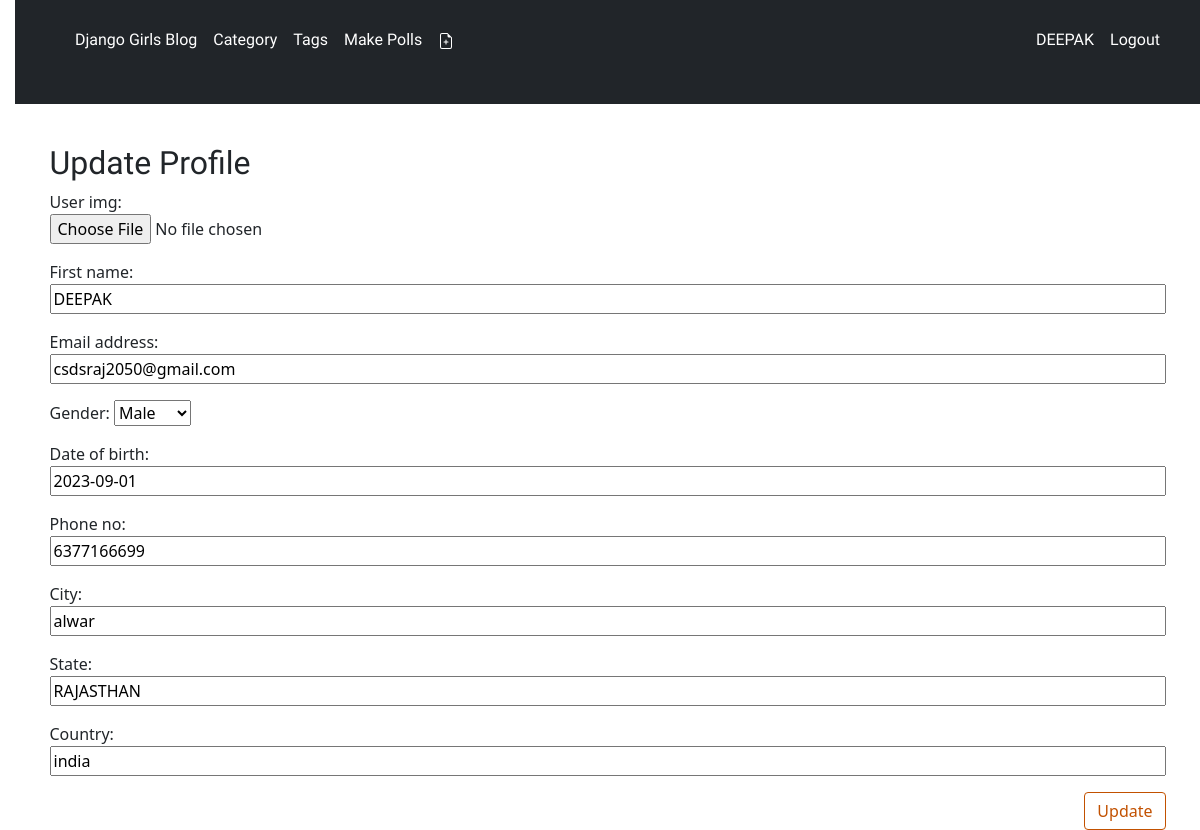
The page /update_profile/14/edit (signed in) on the database as committed earlier.
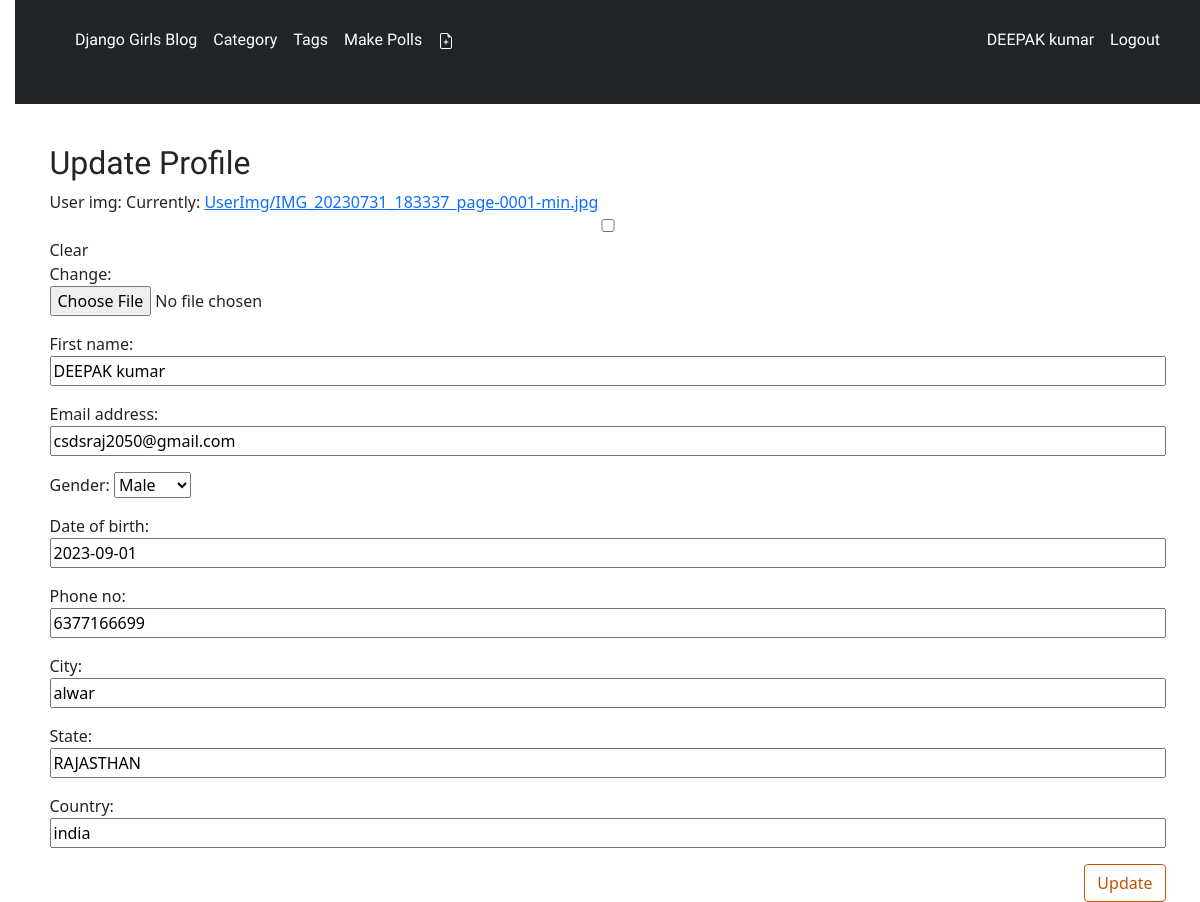
The same page on the database as committed later.
### blog/models.py (models this page shows, shortened)
class User(AbstractUser):
    phone_no = models.PositiveIntegerField(validators=[MaxValueValidator(9999999999)], null=True,blank=True)
    gender = models.CharField(max_length=1,choices=SEX_CHOICES,)
    date_of_birth = models.DateField(null=True)
    company = models.CharField(max_length=100,null=True,blank=True)
    city = models.CharField(max_length=30)
    state = models.CharField(max_length=30)
    country = models.CharField(max_length=30)
    user_img = models.ImageField(upload_to='UserImg', blank=True, null=True)
    user_web =  models.URLField(max_length=250,null=True,blank=True)
    user_address = models.CharField(max_length=300)
    rule = models.CharField(max_length=1,choices=RULE_CHOICES, null=True,blank=True)

### blog/views.py (the view)
# urls.py: path('update_profile/<int:pk>/edit', views.update_profile, name='update_profile'),
def update_profile(request, pk):
    user = get_object_or_404(User, pk=pk)
    if request.method == "POST":
        form = UserForm(request.POST, request.FILES, instance=request.user)
        if form.is_valid():
            user = form.save(commit=False)
            user.author = request.user
            user.save()
            messages.success(request, f'User Details updated succesfully.')
            return redirect('user_profile')
    else:
        form = UserForm(instance=request.user)
    return render(request, 'blog/update_profile.html', {'form':form})

### blog/forms.py
class UserForm(forms.ModelForm):
    class Meta:
        model = User
        fields = ['user_img','first_name', 'email', 'gender', 'date_of_birth', 'phone_no', 'city', 'state', 'country']

### blog/templates/blog/update_profile.html (shortened to what this page needs)
{% extends 'blog/base.html' %}
{% block content %}
<h2>Update Profile</h2>
<form method="POST" class="post-form" enctype="multipart/form-data">
    {{ form.as_p }}
    <button type="submit" class="save btn btn-secondary">Update</button>
</form>
{% endblock %}

### blog/templates/blog/base.html (shortened to what this page needs)
{% load static %}
<!DOCTYPE html>
<html>
    <head>
        <link rel="stylesheet" href="https://cdn.jsdelivr.net/npm/bootstrap-icons@1.10.5/font/bootstrap-icons.css">
        <link rel="stylesheet" href="https://cdn.jsdelivr.net/npm/bootstrap@5.1.3/dist/css/bootstrap.min.css"
>
        <link rel="stylesheet" href="{% static 'css1/blog.css' %}">
    </head>
    <body>
        <header class="page-header navbar navbar-expand-lg navbar-dark bg-dark">
            <div class="container">
                <div class="collapse navbar-collapse" id="navbarSupportedContent">
                    <ul class="navbar-nav me-auto mb-2 mb-lg-0 ft">
                        <li class="nav-item ">
                          <a class="nav-link active" aria-current="page" href="{% url 'post_list' %}">Django Girls Blog</a> &nbsp; &nbsp; &nbsp; &nbsp; &nbsp; &nbsp;
                        </li>
                        <li class="nav-item">
                          <a class="nav-link active" aria-current="page" href="{% url 'category_list' %}">Category</a>&nbsp; &nbsp; &nbsp; &nbsp; &nbsp; &nbsp;
                        </li>
                        <li class="nav-item">
                          <a class="nav-link active" aria-current="page" href="{% url 'tags' %}">Tags</a>&nbsp; &nbsp; &nbsp; &nbsp; &nbsp; &nbsp;
                        </li>
                        <li class="nav-item">
                          <a class="nav-link active" href="{% url 'polls:index' %}">Make Polls</a>&nbsp; &nbsp; &nbsp; &nbsp; &nbsp; &nbsp;
                        </li>
                      {% if user.is_authenticated %}
                        <li class="nav-item">
                          <a class="nav-link active" aria-current="page" href="{% url 'post_new' %}">
                          </a>&nbsp; &nbsp; &nbsp; &nbsp; &nbsp; &nbsp;
                        </li>
                    </ul>
                    <ul class="navbar-nav mb-2 mb-lg-0 ft">
                        <li class="nav-item">
                          <a class="nav-link active" aria-current="page" href="{% url 'user_profile' %}">{{request.user.first_name}}</a>&nbsp; &nbsp; &nbsp; &nbsp; &nbsp; &nbsp;
                        </li>
                        <li class="nav-item">
                          <a class="nav-link active" aria-current="page" href="{% url 'user_logout' %}">Logout</a>&nbsp; &nbsp; &nbsp; &nbsp; &nbsp; &nbsp;
                        </li>
                      {% else %}
                        <li class="nav-item">
                          <a class="nav-link active" aria-current="page" href="{% url 'user_login' %}">LogIn</a>&nbsp; &nbsp; &nbsp; &nbsp; &nbsp; &nbsp;
                        </li>
                      {% endif %}
                    </ul>
                </div>
            </div>
        </header>
        <main class="content container">
            <div class="row">
                <div class="col">
                    {% block content %}
                    {% endblock %}
                </div>
            </div>
        </main>
    </body>
</html>

Rows that differ between the two databases and show on the page:
changed User "csdsraj2050@gmail.com": user.first_name "DEEPAK" → "DEEPAK kumar"; first_name "DEEPAK" → "DEEPAK kumar"
Other text that changed with them:
form field as_p: (not shown) → "☐"
text no longer shown: "User img: First name: Email address: Gender: Date of birth: Phone no: City: State: Country:"
text now shown: "User img: Currently: UserImg/IMG_20230731_183337_page-0001-min.jpg Clear Change: First name: Email address: Gender: Date of birth: Phone no: City: State: Country:"
